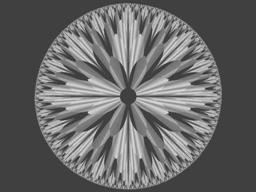
#> input picture two/diamond2.jpg, 256 x 192 px
$ python second.py
#> lines starting #> are read from the running program, lines starting #| are printed output that depends on the picture
# -*- coding: utf-8 -*-
"""
Created on Tue Dec  1 23:19:03 2020

@author: life
"""

import cv2
import numpy as np
img1=cv2.imread('diamond2.jpg')
#> img1 is the input picture: shape (192, 256, 3); min 36, max 228, mean 102.6
img2=cv2.imread('flower2.jpg')
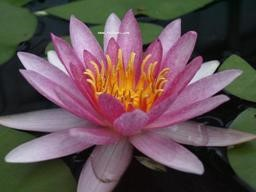
#> input picture two/flower2.jpg, 256 x 192 px
#> img2 is the input picture: shape (192, 256, 3); mean B, G, R 83.3, 80.9, 100.9
dst=cv2.addWeighted(img1,1,img2,-1,0)
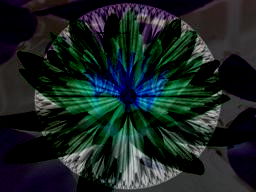
#> dst: shape (192, 256, 3); mean B, G, R 35.1, 36.1, 25
cv2.imwrite('dst.jpg',dst)
cv2.imshow('dst',dst)
cv2.waitKey(0)
cv2.destroyAllWindows()
